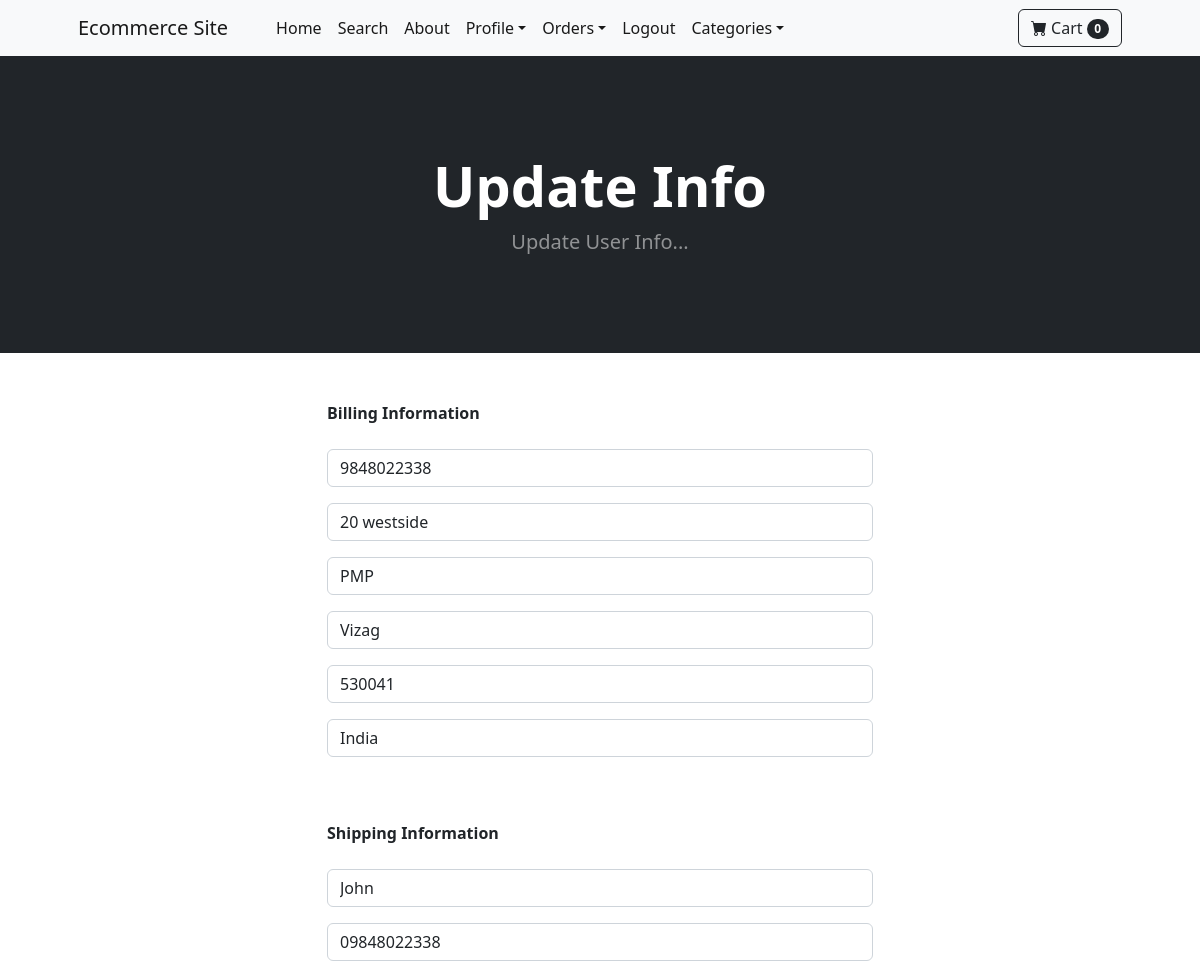
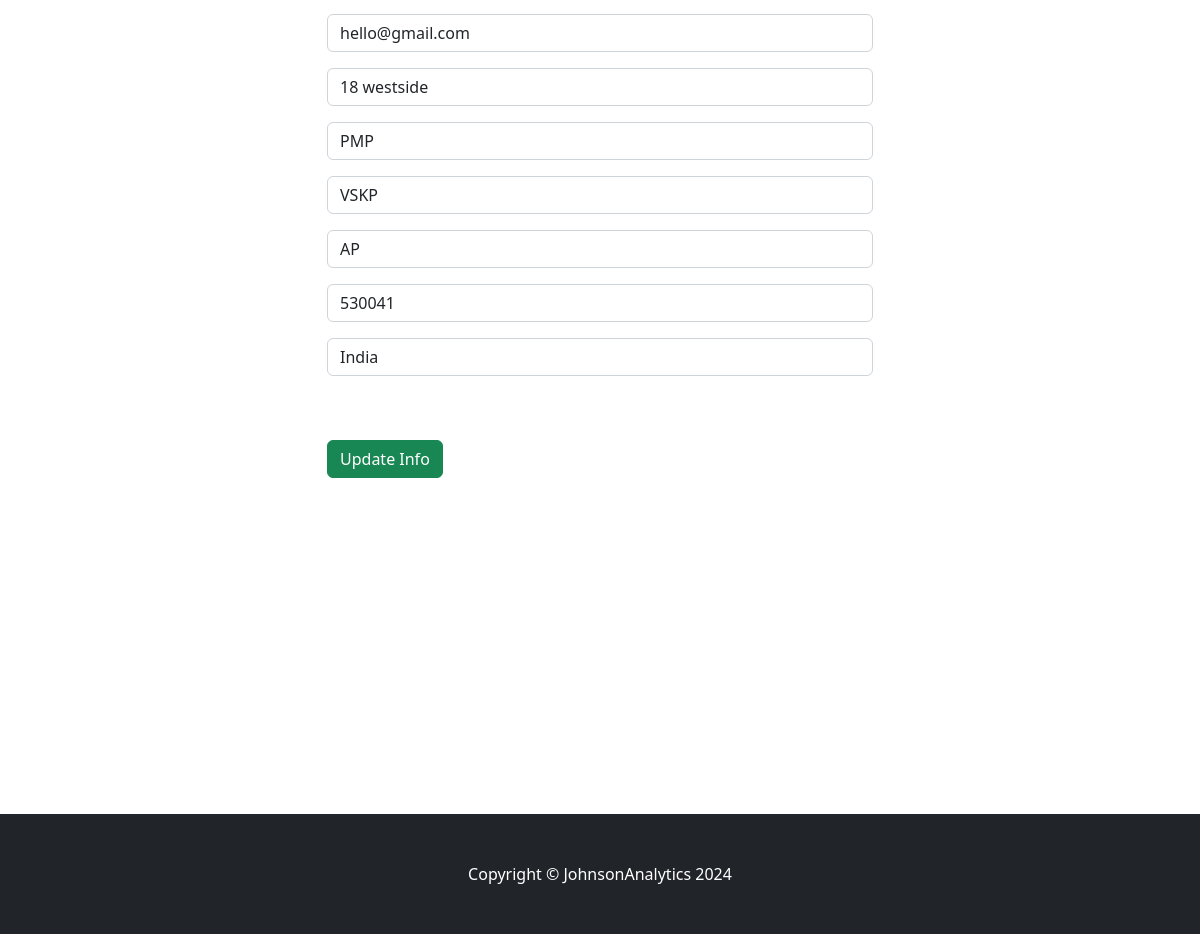
The page /update_info/ (signed in) on the database its author committed (2 pictures, top to bottom).
### store/models.py (models this page shows, shortened)
class Profile(models.Model):
    user = models.OneToOneField(User, on_delete=models.CASCADE)
    date_modified = models.DateTimeField(User, auto_now=True)
    phone = models.CharField(max_length=20, blank=True)
    address1 = models.CharField(max_length=200, blank=True)
    address2 = models.CharField(max_length=200, blank=True)
    city = models.CharField(max_length=20, blank=True)
    zipcode = models.CharField(max_length=10, blank=True)
    country = models.CharField(max_length=20, blank=True)
    old_cart = models.CharField(max_length=200, blank=True, null=True)

### payment/models.py (models this page shows, shortened)
class ShippingAddress(models.Model):
    user = models.ForeignKey(User, on_delete=models.CASCADE, null=True, blank=True)
    shipping_full_name = models.CharField(max_length=255)
    shipping_phone = models.CharField(max_length=255, null=True, blank=True)
    shipping_email = models.CharField(max_length=255)
    shipping_address1 = models.CharField(max_length=255)
    shipping_address2 = models.CharField(max_length=255, null=True, blank=True)
    shipping_city = models.CharField(max_length=255)
    shipping_state = models.CharField(max_length=255, null=True, blank=True)
    shipping_zipcode = models.CharField(max_length=255)
    shipping_country = models.CharField(max_length=255)
    class Meta:
        verbose_name_plural = "Shipping Address"

### store/views.py (the view)
# urls.py: path('update_info/', views.update_info, name='update_info'),
def update_info(request):
    if request.user.is_authenticated:
        current_user = Profile.objects.get(user__id=request.user.id)
        shipping_user = ShippingAddress.objects.get(user__id=request.user.id)
        form = UserInfoForm(request.POST or None, instance=current_user)
        shipping_form = ShippingForm(request.POST or None, instance = shipping_user)
        if form.is_valid() or shipping_form.is_valid():
            form.save()
            shipping_form.save()
            messages.success(request, "Info Has Been Updated!!!")
            return redirect('home')
        return render(request, 'update_info.html', {'form':form, 'shipping_form':shipping_form})
    else:
        messages.success(request, "You Must Be Logged In To Access That Page!!")
        return redirect('home')

### store/forms.py
class UserInfoForm(forms.ModelForm):
	phone = forms.CharField(label="", widget=forms.TextInput(attrs={'class':'form-control', 'placeholder':'Phone'}), required=False)
	address1 = forms.CharField(label="", widget=forms.TextInput(attrs={'class':'form-control', 'placeholder':'Address 1'}), required=False)
	address2 = forms.CharField(label="", widget=forms.TextInput(attrs={'class':'form-control', 'placeholder':'Address 2'}), required=False)
	city = forms.CharField(label="", widget=forms.TextInput(attrs={'class':'form-control', 'placeholder':'City'}), required=False)
	zipcode = forms.CharField(label="", widget=forms.TextInput(attrs={'class':'form-control', 'placeholder':'Zipcode'}), required=False)
	country = forms.CharField(label="", widget=forms.TextInput(attrs={'class':'form-control', 'placeholder':'Country'}), required=False)
	class Meta:
		model = Profile
		fields = ('phone', 'address1', 'address2', 'city', 'zipcode', 'country', )

### cart/cart.py (called while the page is built)
    def __len__(self):
        return len(self.cart)

### cart/context_processor.py (called while the page is built)
def cart(request):
    return {'cart':Cart(request)}

### store/templates/update_info.html (shortened to what this page needs)
<!DOCTYPE html>
{% extends 'base.html' %}
{% block content %}
        <header class="bg-dark py-5">
            <div class="container px-4 px-lg-5 my-5">
                <div class="text-center text-white">
                    <h1 class="display-4 fw-bolder">Update Info</h1>
                    <p class="lead fw-normal text-white-50 mb-0">Update User Info...</p>
                </div>
            </div>
        </header>
        <div class="container">
          <div class="row">
              <div class="col-md-6 offset-md-3">
                <br><br>
                  <strong>Billing Information</strong>
                  <br><br>
                <form method="POST" action="{% url 'update_info' %}">
                    {{ form.as_p}}
                    <br><br>
                    <strong>Shipping Information</strong>
                    <br><br>
                    {{ shipping_form.as_p }}
                    <br>
                    <br>
                    <button type="submit" class="btn btn-success">Update Info</button>
                </form>
                  <br><br>
                  <br><br>
                  <br><br>
                  <br><br>
                  <br><br>
                  <br><br>
                  <br><br>
              </div>
          </div>
        </div>
{% endblock %}

### rows shown on the page
Profile: phone "9848022338", address1 "20 westside", address2 "PMP", city "Vizag", zipcode "530041", country "India"
ShippingAddress: shipping_full_name "John", shipping_phone "09848022338", shipping_email "hello@gmail.com", shipping_address1 "18 westside", shipping_address2 "PMP", shipping_city "VSKP", shipping_state "AP", shipping_zipcode "530041", shipping_country "India"

### other values the page prints
{{ cart|length }} "0"
